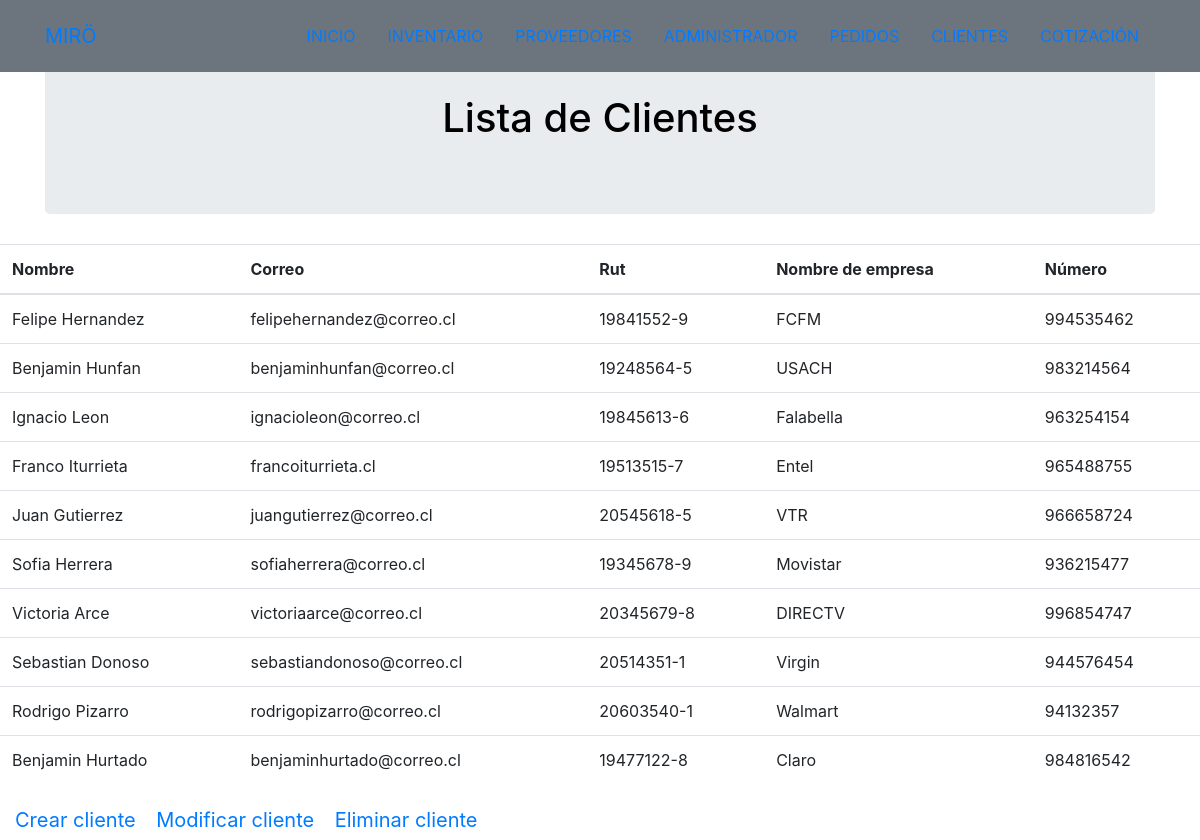
Screenshot of /lista_clientes with the database file from the repository.
### appT1/models.py (models this page shows)
class Cliente(models.Model):
	nombre=models.CharField(max_length=45)
	correo=models.CharField(max_length=45)
	rut=models.CharField(max_length=10)
	nombre_empresa=models.CharField(max_length=45)
	numero=models.IntegerField()

### appT1/views.py (the view)
# urls.py: path('lista_clientes', views.lista_clientes, name='/lista_clientes'),
def lista_clientes(request):
	contexto={}
	contexto['clientes'] = Cliente.objects.all()
	return render(request, 'appT1/lista_clientes.html', contexto)

### appT1/templates/appT1/lista_clientes.html (shortened to what this page needs)
<!DOCTYPE html>
<html>
<head>
	{% load staticfiles %}
	<link rel="stylesheet" type="text/css" href="{% static 'css/bootstrap.min.css' %}">
</head>
{% include 'appT1/menu.html' %}
<body>
<div class="container-fluid">
	<div class="row">
		<div class="col-md-12">
			<div class="jumbotron">
			<h1>Lista de Clientes</h1>
			</div>
		</div>
	</div>
	<center>
		<div class="row">
                <table class="table">
                    <thead>
                        <tr>
                            <th scope="col">Nombre</th>
                            <th scope="col">Correo</th>
                            <th scope="col">Rut</th>
                            <th scope="col">Nombre de empresa</th>
                            <th scope="col">Número</th>
                        </tr>
                    </thead>
                    <tbody>
                    {% for value in clientes %}
                        <tr>
                            <td>{{value.nombre}}</td>
                            <td>{{value.correo}}</td>
                            <td>{{value.rut}}</td>
                            <td>{{value.nombre_empresa}}</td>
                            <td>{{value.numero}}</td>
                        </tr>
                    {% endfor %}
                    </tbody>
                </table>
            </div>
	</center>
	<a class="navbar-brand js-scroll-trigger" href="/new_pedido">Crear cliente</a>
	<a class="navbar-brand js-scroll-trigger" href="/actualizar_pedido">Modificar cliente</a>
	<a class="navbar-brand js-scroll-trigger" href="/eliminar_pedido">Eliminar cliente</a>
</div>
</body>
</html>

### appT1/templates/appT1/lista_clientes.html (style rules this page uses)
.jumbotron { margin: 30px; }
body { background-color: white; }
h1 { color: black; text-align: center; }

### rows the page displays
Cliente: nombre "Felipe Hernandez", correo "felipehernandez@correo.cl", rut "19841552-9", nombre_empresa "FCFM", numero "994535462"
Cliente: nombre "Benjamin Hunfan", correo "benjaminhunfan@correo.cl", rut "19248564-5", nombre_empresa "USACH", numero "983214564"
Cliente: nombre "Ignacio Leon", correo "ignacioleon@correo.cl", rut "19845613-6", nombre_empresa "Falabella", numero "963254154"
Cliente: nombre "Franco Iturrieta", correo "francoiturrieta.cl", rut "19513515-7", nombre_empresa "Entel", numero "965488755"
Cliente: nombre "Juan Gutierrez", correo "juangutierrez@correo.cl", rut "20545618-5", nombre_empresa "VTR", numero "966658724"
Cliente: nombre "Sofia Herrera", correo "sofiaherrera@correo.cl", rut "19345678-9", nombre_empresa "Movistar", numero "936215477"
Cliente: nombre "Victoria Arce", correo "victoriaarce@correo.cl", rut "20345679-8", nombre_empresa "DIRECTV", numero "996854747"
Cliente: nombre "Sebastian Donoso", correo "sebastiandonoso@correo.cl", rut "20514351-1", nombre_empresa "Virgin", numero "944576454"
Cliente: nombre "Rodrigo Pizarro", correo "rodrigopizarro@correo.cl", rut "20603540-1", nombre_empresa "Walmart", numero "94132357"
Cliente: nombre "Benjamin Hurtado", correo "benjaminhurtado@correo.cl", rut "19477122-8", nombre_empresa "Claro", numero "984816542"
